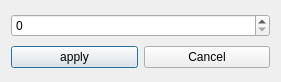
<?xml version="1.0" encoding="UTF-8"?>
<ui version="4.0">
 <class>Dialog</class>
 <widget class="QDialog" name="Dialog">
  <property name="geometry">
   <rect>
    <x>0</x>
    <y>0</y>
    <width>281</width>
    <height>82</height>
   </rect>
  </property>
  <property name="windowTitle">
   <string>Set Interval</string>
  </property>
  <layout class="QVBoxLayout" name="verticalLayout">
   <item>
    <widget class="QSpinBox" name="interval_spin">
     <property name="maximum">
      <number>10000</number>
     </property>
    </widget>
   </item>
   <item>
    <layout class="QHBoxLayout" name="horizontalLayout">
     <item>
      <widget class="QPushButton" name="apply_btn">
       <property name="text">
        <string>apply</string>
       </property>
      </widget>
     </item>
     <item>
      <widget class="QPushButton" name="cancel_btn">
       <property name="text">
        <string>Cancel</string>
       </property>
      </widget>
     </item>
    </layout>
   </item>
  </layout>
 </widget>
 <resources/>
 <connections/>
</ui>
